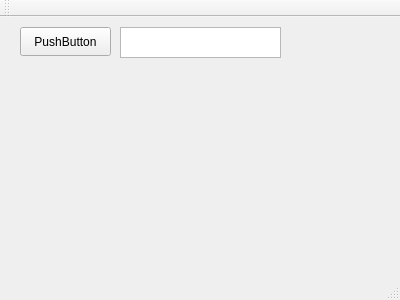
<?xml version="1.0" encoding="UTF-8"?>
<ui version="4.0">
 <class>MainWindow</class>
 <widget class="QMainWindow" name="MainWindow">
  <property name="geometry">
   <rect>
    <x>0</x>
    <y>0</y>
    <width>400</width>
    <height>300</height>
   </rect>
  </property>
  <property name="windowTitle">
   <string>MainWindow</string>
  </property>
  <widget class="QWidget" name="centralWidget">
   <widget class="QPushButton" name="pushButton">
    <property name="geometry">
     <rect>
      <x>20</x>
      <y>10</y>
      <width>91</width>
      <height>29</height>
     </rect>
    </property>
    <property name="text">
     <string>PushButton</string>
    </property>
   </widget>
   <widget class="QTextEdit" name="textEdit">
    <property name="geometry">
     <rect>
      <x>120</x>
      <y>10</y>
      <width>161</width>
      <height>31</height>
     </rect>
    </property>
   </widget>
  </widget>
  <widget class="QMenuBar" name="menuBar">
   <property name="geometry">
    <rect>
     <x>0</x>
     <y>0</y>
     <width>400</width>
     <height>26</height>
    </rect>
   </property>
  </widget>
  <widget class="QToolBar" name="mainToolBar">
   <attribute name="toolBarArea">
    <enum>TopToolBarArea</enum>
   </attribute>
   <attribute name="toolBarBreak">
    <bool>false</bool>
   </attribute>
  </widget>
  <widget class="QStatusBar" name="statusBar"/>
 </widget>
 <layoutdefault spacing="6" margin="11"/>
 <resources/>
 <connections/>
</ui>
